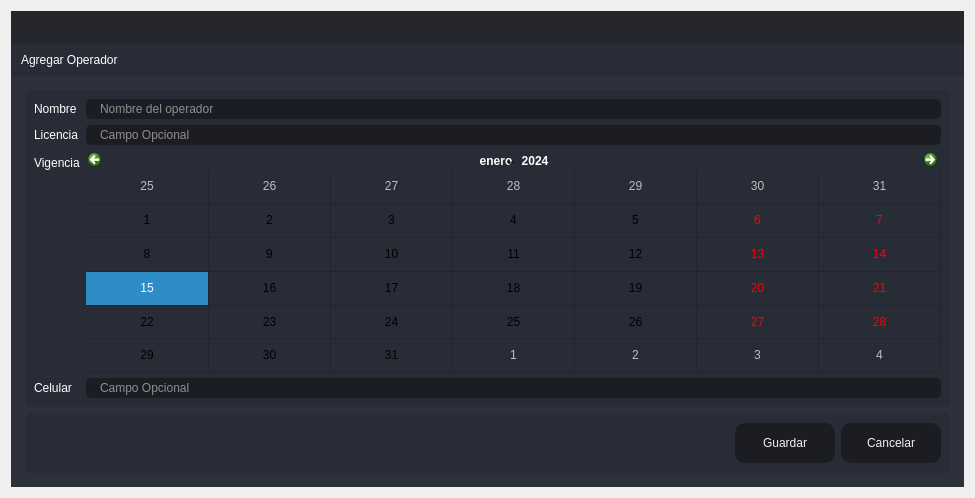
<?xml version="1.0" encoding="UTF-8"?>
<ui version="4.0">
 <class>Create_Cliente</class>
 <widget class="QDialog" name="Create_Cliente">
  <property name="windowModality">
   <enum>Qt::ApplicationModal</enum>
  </property>
  <property name="geometry">
   <rect>
    <x>0</x>
    <y>0</y>
    <width>975</width>
    <height>498</height>
   </rect>
  </property>
  <property name="windowTitle">
   <string>Agregar</string>
  </property>
  <layout class="QVBoxLayout" name="verticalLayout_6">
   <item>
    <widget class="QFrame" name="frame_main">
     <property name="styleSheet">
      <string notr="true">/* LINE EDIT */
QLineEdit {
	background-color: rgb(27, 29, 35);
	border-radius: 5px;
	border: 2px solid rgb(27, 29, 35);
	padding-left: 10px;
}
QLineEdit:hover {
	border: 2px solid rgb(64, 71, 88);
}
QLineEdit:focus {
	border: 2px solid rgb(91, 101, 124);
}

/* SCROLL BARS */
QScrollBar:horizontal {
    border: none;
    background: rgb(52, 59, 72);
    height: 14px;
    margin: 0px 21px 0 21px;
	border-radius: 0px;
}
QScrollBar::handle:horizontal {
    background: rgb(85, 170, 255);
    min-width: 25px;
	border-radius: 7px
}
QScrollBar::add-line:horizontal {
    border: none;
    background: rgb(55, 63, 77);
    width: 20px;
	border-top-right-radius: 7px;
    border-bottom-right-radius: 7px;
    subcontrol-position: right;
    subcontrol-origin: margin;
}
QScrollBar::sub-line:horizontal {
    border: none;
    background: rgb(55, 63, 77);
    width: 20px;
	border-top-left-radius: 7px;
    border-bottom-left-radius: 7px;
    subcontrol-position: left;
    subcontrol-origin: margin;
}
QScrollBar::up-arrow:horizontal, QScrollBar::down-arrow:horizontal
{
     background: none;
}
QScrollBar::add-page:horizontal, QScrollBar::sub-page:horizontal
{
     background: none;
}
 QScrollBar:vertical {
	border: none;
    background: rgb(52, 59, 72);
    width: 14px;
    margin: 21px 0 21px 0;
	border-radius: 0px;
 }
 QScrollBar::handle:vertical {	
	background: rgb(85, 170, 255);
    min-height: 25px;
	border-radius: 7px
 }
 QScrollBar::add-line:vertical {
     border: none;
    background: rgb(55, 63, 77);
     height: 20px;
	border-bottom-left-radius: 7px;
    border-bottom-right-radius: 7px;
     subcontrol-position: bottom;
     subcontrol-origin: margin;
 }
 QScrollBar::sub-line:vertical {
	border: none;
    background: rgb(55, 63, 77);
     height: 20px;
	border-top-left-radius: 7px;
    border-top-right-radius: 7px;
     subcontrol-position: top;
     subcontrol-origin: margin;
 }
 QScrollBar::up-arrow:vertical, QScrollBar::down-arrow:vertical {
     background: none;
 }

 QScrollBar::add-page:vertical, QScrollBar::sub-page:vertical {
     background: none;
 }

/* CHECKBOX */
QCheckBox::indicator {
    border: 3px solid rgb(52, 59, 72);
	width: 15px;
	height: 15px;
	border-radius: 10px;
    background: rgb(44, 49, 60);
}
QCheckBox::indicator:hover {
    border: 3px solid rgb(58, 66, 81);
}
QCheckBox::indicator:checked {
    background: 3px solid rgb(52, 59, 72);
	border: 3px solid rgb(52, 59, 72);	
	background-image: url(:/16x16/icons/16x16/cil-check-alt.png);
}

/* RADIO BUTTON */
QRadioButton::indicator {
    border: 3px solid rgb(52, 59, 72);
	width: 15px;
	height: 15px;
	border-radius: 10px;
    background: rgb(44, 49, 60);
}
QRadioButton::indicator:hover {
    border: 3px solid rgb(58, 66, 81);
}
QRadioButton::indicator:checked {
    background: 3px solid rgb(94, 106, 130);
	border: 3px solid rgb(52, 59, 72);	
}

/* COMBOBOX */
QComboBox{
	background-color: rgb(27, 29, 35);
	border-radius: 5px;
	border: 2px solid rgb(27, 29, 35);
	padding: 5px;
	padding-left: 10px;
}
QComboBox:hover{
	border: 2px solid rgb(64, 71, 88);
}
QComboBox::drop-down {
	subcontrol-origin: padding;
	subcontrol-position: top right;
	width: 25px; 
	border-left-width: 3px;
	border-left-color: rgba(39, 44, 54, 150);
	border-left-style: solid;
	border-top-right-radius: 3px;
	border-bottom-right-radius: 3px;	
	background-image: url(:/16x16/icons/16x16/cil-arrow-bottom.png);
	background-position: center;
	background-repeat: no-reperat;
 }
QComboBox QAbstractItemView {
	color: rgb(85, 170, 255);	
	background-color: rgb(27, 29, 35);
	padding: 10px;
	selection-background-color: rgb(39, 44, 54);
}

/* SLIDERS */
QSlider::groove:horizontal {
    border-radius: 9px;
    height: 18px;
	margin: 0px;
	background-color: rgb(52, 59, 72);
}
QSlider::groove:horizontal:hover {
	background-color: rgb(55, 62, 76);
}
QSlider::handle:horizontal {
    background-color: rgb(85, 170, 255);
    border: none;
    height: 18px;
    width: 18px;
    margin: 0px;
	border-radius: 9px;
}
QSlider::handle:horizontal:hover {
    background-color: rgb(105, 180, 255);
}
QSlider::handle:horizontal:pressed {
    background-color: rgb(65, 130, 195);
}

QSlider::groove:vertical {
    border-radius: 9px;
    width: 18px;
    margin: 0px;
	background-color: rgb(52, 59, 72);
}
QSlider::groove:vertical:hover {
	background-color: rgb(55, 62, 76);
}
QSlider::handle:vertical {
    background-color: rgb(85, 170, 255);
	border: none;
    height: 18px;
    width: 18px;
    margin: 0px;
	border-radius: 9px;
}
QSlider::handle:vertical:hover {
    background-color: rgb(105, 180, 255);
}
QSlider::handle:vertical:pressed {
    background-color: rgb(65, 130, 195);
}

</string>
     </property>
     <property name="frameShape">
      <enum>QFrame::NoFrame</enum>
     </property>
     <property name="frameShadow">
      <enum>QFrame::Raised</enum>
     </property>
     <layout class="QVBoxLayout" name="verticalLayout">
      <property name="spacing">
       <number>0</number>
      </property>
      <property name="leftMargin">
       <number>0</number>
      </property>
      <property name="topMargin">
       <number>0</number>
      </property>
      <property name="rightMargin">
       <number>0</number>
      </property>
      <property name="bottomMargin">
       <number>0</number>
      </property>
      <item>
       <widget class="QFrame" name="frame_top">
        <property name="minimumSize">
         <size>
          <width>0</width>
          <height>65</height>
         </size>
        </property>
        <property name="maximumSize">
         <size>
          <width>16777215</width>
          <height>65</height>
         </size>
        </property>
        <property name="styleSheet">
         <string notr="true">background-color: transparent;</string>
        </property>
        <property name="frameShape">
         <enum>QFrame::NoFrame</enum>
        </property>
        <property name="frameShadow">
         <enum>QFrame::Raised</enum>
        </property>
        <layout class="QHBoxLayout" name="horizontalLayout_3">
         <property name="spacing">
          <number>0</number>
         </property>
         <property name="leftMargin">
          <number>0</number>
         </property>
         <property name="topMargin">
          <number>0</number>
         </property>
         <property name="rightMargin">
          <number>0</number>
         </property>
         <property name="bottomMargin">
          <number>0</number>
         </property>
         <item>
          <widget class="QFrame" name="frame_toggle">
           <property name="maximumSize">
            <size>
             <width>70</width>
             <height>16777215</height>
            </size>
           </property>
           <property name="styleSheet">
            <string notr="true">background-color: rgb(27, 29, 35);</string>
           </property>
           <property name="frameShape">
            <enum>QFrame::NoFrame</enum>
           </property>
           <property name="frameShadow">
            <enum>QFrame::Raised</enum>
           </property>
           <layout class="QVBoxLayout" name="verticalLayout_3">
            <property name="spacing">
             <number>0</number>
            </property>
            <property name="leftMargin">
             <number>0</number>
            </property>
            <property name="topMargin">
             <number>0</number>
            </property>
            <property name="rightMargin">
             <number>0</number>
            </property>
            <property name="bottomMargin">
             <number>0</number>
            </property>
           </layout>
          </widget>
         </item>
         <item>
          <widget class="QFrame" name="frame_top_right">
           <property name="styleSheet">
            <string notr="true">background: transparent;</string>
           </property>
           <property name="frameShape">
            <enum>QFrame::NoFrame</enum>
           </property>
           <property name="frameShadow">
            <enum>QFrame::Raised</enum>
           </property>
           <layout class="QVBoxLayout" name="verticalLayout_2">
            <property name="spacing">
             <number>0</number>
            </property>
            <property name="leftMargin">
             <number>0</number>
            </property>
            <property name="topMargin">
             <number>0</number>
            </property>
            <property name="rightMargin">
             <number>0</number>
            </property>
            <property name="bottomMargin">
             <number>0</number>
            </property>
            <item>
             <widget class="QFrame" name="frame_top_btns">
              <property name="maximumSize">
               <size>
                <width>16777215</width>
                <height>42</height>
               </size>
              </property>
              <property name="styleSheet">
               <string notr="true">background-color: rgba(27, 29, 35, 200)</string>
              </property>
              <property name="frameShape">
               <enum>QFrame::NoFrame</enum>
              </property>
              <property name="frameShadow">
               <enum>QFrame::Raised</enum>
              </property>
              <layout class="QHBoxLayout" name="horizontalLayout_4">
               <property name="spacing">
                <number>0</number>
               </property>
               <property name="leftMargin">
                <number>0</number>
               </property>
               <property name="topMargin">
                <number>0</number>
               </property>
               <property name="rightMargin">
                <number>0</number>
               </property>
               <property name="bottomMargin">
                <number>0</number>
               </property>
               <item>
                <widget class="QFrame" name="frame_label_top_btns">
                 <property name="sizePolicy">
                  <sizepolicy hsizetype="Expanding" vsizetype="Preferred">
                   <horstretch>0</horstretch>
                   <verstretch>0</verstretch>
                  </sizepolicy>
                 </property>
                 <property name="frameShape">
                  <enum>QFrame::NoFrame</enum>
                 </property>
                 <property name="frameShadow">
                  <enum>QFrame::Raised</enum>
                 </property>
                 <layout class="QHBoxLayout" name="horizontalLayout_10">
                  <property name="spacing">
                   <number>0</number>
                  </property>
                  <property name="leftMargin">
                   <number>5</number>
                  </property>
                  <property name="topMargin">
                   <number>0</number>
                  </property>
                  <property name="rightMargin">
                   <number>10</number>
                  </property>
                  <property name="bottomMargin">
                   <number>0</number>
                  </property>
                 </layout>
                </widget>
               </item>
               <item alignment="Qt::AlignRight">
                <widget class="QFrame" name="frame_btns_right">
                 <property name="sizePolicy">
                  <sizepolicy hsizetype="Expanding" vsizetype="Preferred">
                   <horstretch>0</horstretch>
                   <verstretch>0</verstretch>
                  </sizepolicy>
                 </property>
                 <property name="maximumSize">
                  <size>
                   <width>120</width>
                   <height>16777215</height>
                  </size>
                 </property>
                 <property name="frameShape">
                  <enum>QFrame::NoFrame</enum>
                 </property>
                 <property name="frameShadow">
                  <enum>QFrame::Raised</enum>
                 </property>
                 <layout class="QHBoxLayout" name="horizontalLayout_5">
                  <property name="spacing">
                   <number>0</number>
                  </property>
                  <property name="leftMargin">
                   <number>0</number>
                  </property>
                  <property name="topMargin">
                   <number>0</number>
                  </property>
                  <property name="rightMargin">
                   <number>0</number>
                  </property>
                  <property name="bottomMargin">
                   <number>0</number>
                  </property>
                 </layout>
                </widget>
               </item>
              </layout>
             </widget>
            </item>
            <item>
             <widget class="QFrame" name="frame_top_info">
              <property name="maximumSize">
               <size>
                <width>16777215</width>
                <height>65</height>
               </size>
              </property>
              <property name="styleSheet">
               <string notr="true">background-color: rgb(39, 44, 54);</string>
              </property>
              <property name="frameShape">
               <enum>QFrame::NoFrame</enum>
              </property>
              <property name="frameShadow">
               <enum>QFrame::Raised</enum>
              </property>
              <layout class="QHBoxLayout" name="horizontalLayout_8">
               <property name="spacing">
                <number>0</number>
               </property>
               <property name="leftMargin">
                <number>10</number>
               </property>
               <property name="topMargin">
                <number>0</number>
               </property>
               <property name="rightMargin">
                <number>10</number>
               </property>
               <property name="bottomMargin">
                <number>0</number>
               </property>
               <item>
                <widget class="QLabel" name="label">
                 <property name="styleSheet">
                  <string notr="true">font: 75 16pt &quot;MS Shell Dlg 2&quot;;
color: rgb(255, 255, 255);</string>
                 </property>
                 <property name="text">
                  <string>Agregar Operador</string>
                 </property>
                </widget>
               </item>
              </layout>
             </widget>
            </item>
           </layout>
          </widget>
         </item>
        </layout>
       </widget>
      </item>
      <item>
       <widget class="QFrame" name="frame_center">
        <property name="sizePolicy">
         <sizepolicy hsizetype="Expanding" vsizetype="Expanding">
          <horstretch>0</horstretch>
          <verstretch>0</verstretch>
         </sizepolicy>
        </property>
        <property name="styleSheet">
         <string notr="true">background-color: rgb(40, 44, 52);</string>
        </property>
        <property name="frameShape">
         <enum>QFrame::NoFrame</enum>
        </property>
        <property name="frameShadow">
         <enum>QFrame::Raised</enum>
        </property>
        <layout class="QHBoxLayout" name="horizontalLayout_2">
         <property name="spacing">
          <number>0</number>
         </property>
         <property name="leftMargin">
          <number>0</number>
         </property>
         <property name="topMargin">
          <number>0</number>
         </property>
         <property name="rightMargin">
          <number>0</number>
         </property>
         <property name="bottomMargin">
          <number>0</number>
         </property>
         <item>
          <widget class="QFrame" name="frame_content_right">
           <property name="styleSheet">
            <string notr="true">background-color: rgb(44, 49, 60);</string>
           </property>
           <property name="frameShape">
            <enum>QFrame::NoFrame</enum>
           </property>
           <property name="frameShadow">
            <enum>QFrame::Raised</enum>
           </property>
           <layout class="QVBoxLayout" name="verticalLayout_4">
            <property name="spacing">
             <number>0</number>
            </property>
            <property name="leftMargin">
             <number>0</number>
            </property>
            <property name="topMargin">
             <number>0</number>
            </property>
            <property name="rightMargin">
             <number>0</number>
            </property>
            <property name="bottomMargin">
             <number>0</number>
            </property>
            <item>
             <widget class="QFrame" name="frame_content">
              <property name="frameShape">
               <enum>QFrame::NoFrame</enum>
              </property>
              <property name="frameShadow">
               <enum>QFrame::Raised</enum>
              </property>
              <layout class="QVBoxLayout" name="verticalLayout_9">
               <property name="spacing">
                <number>0</number>
               </property>
               <property name="leftMargin">
                <number>5</number>
               </property>
               <property name="topMargin">
                <number>5</number>
               </property>
               <property name="rightMargin">
                <number>5</number>
               </property>
               <property name="bottomMargin">
                <number>5</number>
               </property>
               <item>
                <widget class="QStackedWidget" name="stackedWidget">
                 <property name="styleSheet">
                  <string notr="true">background: transparent;</string>
                 </property>
                 <property name="currentIndex">
                  <number>0</number>
                 </property>
                 <widget class="QWidget" name="page_home">
                  <layout class="QVBoxLayout" name="verticalLayout_10">
                   <item>
                    <widget class="QFrame" name="frame">
                     <property name="styleSheet">
                      <string notr="true">background-color: rgb(39, 44, 54);
border-radius: 5px;</string>
                     </property>
                     <property name="frameShape">
                      <enum>QFrame::StyledPanel</enum>
                     </property>
                     <property name="frameShadow">
                      <enum>QFrame::Raised</enum>
                     </property>
                     <layout class="QVBoxLayout" name="verticalLayout_5">
                      <item>
                       <layout class="QFormLayout" name="formLayout_2">
                        <item row="0" column="0">
                         <widget class="QLabel" name="label_3">
                          <property name="styleSheet">
                           <string notr="true">font: 75 12pt &quot;MS Shell Dlg 2&quot;;
color: rgb(255, 255, 255);</string>
                          </property>
                          <property name="text">
                           <string>Nombre</string>
                          </property>
                         </widget>
                        </item>
                        <item row="0" column="1">
                         <widget class="QLineEdit" name="lineEditChofer">
                          <property name="styleSheet">
                           <string notr="true">QLineEdit {
	background-color: rgb(27, 29, 35);
	border-radius: 5px;
	border: 2px solid rgb(27, 29, 35);
	padding-left: 10px;
	font: 75 12pt &quot;MS Shell Dlg 2&quot;;
	color: rgb(255, 255, 255);
}
QLineEdit:hover {
	border: 2px solid rgb(64, 71, 88);
}
QLineEdit:focus {
	border: 2px solid rgb(91, 101, 124);
}</string>
                          </property>
                          <property name="placeholderText">
                           <string>Nombre del operador</string>
                          </property>
                         </widget>
                        </item>
                        <item row="1" column="0">
                         <widget class="QLabel" name="label_4">
                          <property name="styleSheet">
                           <string notr="true">font: 75 12pt &quot;MS Shell Dlg 2&quot;;
color: rgb(255, 255, 255);</string>
                          </property>
                          <property name="text">
                           <string>Licencia</string>
                          </property>
                         </widget>
                        </item>
                        <item row="1" column="1">
                         <widget class="QLineEdit" name="lineEditLicencia">
                          <property name="styleSheet">
                           <string notr="true">QLineEdit {
	background-color: rgb(27, 29, 35);
	border-radius: 5px;
	border: 2px solid rgb(27, 29, 35);
	padding-left: 10px;
	font: 75 12pt &quot;MS Shell Dlg 2&quot;;
	color: rgb(255, 255, 255);
}
QLineEdit:hover {
	border: 2px solid rgb(64, 71, 88);
}
QLineEdit:focus {
	border: 2px solid rgb(91, 101, 124);
}</string>
                          </property>
                          <property name="placeholderText">
                           <string>Campo Opcional</string>
                          </property>
                         </widget>
                        </item>
                        <item row="2" column="0">
                         <widget class="QLabel" name="label_2">
                          <property name="styleSheet">
                           <string notr="true">font: 75 12pt &quot;MS Shell Dlg 2&quot;;
color: rgb(255, 255, 255);</string>
                          </property>
                          <property name="text">
                           <string>Vigencia</string>
                          </property>
                         </widget>
                        </item>
                        <item row="2" column="1">
                         <widget class="QCalendarWidget" name="vigenciadate">
                          <property name="locale">
                           <locale language="Spanish" country="Mexico"/>
                          </property>
                          <property name="firstDayOfWeek">
                           <enum>Qt::Monday</enum>
                          </property>
                          <property name="gridVisible">
                           <bool>true</bool>
                          </property>
                          <property name="selectionMode">
                           <enum>QCalendarWidget::SingleSelection</enum>
                          </property>
                          <property name="horizontalHeaderFormat">
                           <enum>QCalendarWidget::NoHorizontalHeader</enum>
                          </property>
                          <property name="verticalHeaderFormat">
                           <enum>QCalendarWidget::NoVerticalHeader</enum>
                          </property>
                          <property name="navigationBarVisible">
                           <bool>true</bool>
                          </property>
                          <property name="dateEditEnabled">
                           <bool>true</bool>
                          </property>
                         </widget>
                        </item>
                        <item row="3" column="0">
                         <widget class="QLabel" name="label_5">
                          <property name="styleSheet">
                           <string notr="true">font: 75 12pt &quot;MS Shell Dlg 2&quot;;
color: rgb(255, 255, 255);</string>
                          </property>
                          <property name="text">
                           <string>Celular</string>
                          </property>
                         </widget>
                        </item>
                        <item row="3" column="1">
                         <widget class="QLineEdit" name="lineEditCelular">
                          <property name="styleSheet">
                           <string notr="true">QLineEdit {
	background-color: rgb(27, 29, 35);
	border-radius: 5px;
	border: 2px solid rgb(27, 29, 35);
	padding-left: 10px;
	font: 75 12pt &quot;MS Shell Dlg 2&quot;;
	color: rgb(255, 255, 255);
}
QLineEdit:hover {
	border: 2px solid rgb(64, 71, 88);
}
QLineEdit:focus {
	border: 2px solid rgb(91, 101, 124);
}</string>
                          </property>
                          <property name="placeholderText">
                           <string>Campo Opcional</string>
                          </property>
                         </widget>
                        </item>
                       </layout>
                      </item>
                     </layout>
                    </widget>
                   </item>
                   <item>
                    <widget class="QFrame" name="frame_2">
                     <property name="minimumSize">
                      <size>
                       <width>0</width>
                       <height>60</height>
                      </size>
                     </property>
                     <property name="maximumSize">
                      <size>
                       <width>16777215</width>
                       <height>60</height>
                      </size>
                     </property>
                     <property name="styleSheet">
                      <string notr="true">background-color: rgb(39, 44, 54);
border-radius: 5px;</string>
                     </property>
                     <property name="frameShape">
                      <enum>QFrame::StyledPanel</enum>
                     </property>
                     <property name="frameShadow">
                      <enum>QFrame::Raised</enum>
                     </property>
                     <layout class="QHBoxLayout" name="horizontalLayout_9">
                      <item>
                       <layout class="QGridLayout" name="gridLayout">
                        <item row="0" column="0">
                         <spacer name="horizontalSpacer">
                          <property name="orientation">
                           <enum>Qt::Horizontal</enum>
                          </property>
                          <property name="sizeHint" stdset="0">
                           <size>
                            <width>40</width>
                            <height>20</height>
                           </size>
                          </property>
                         </spacer>
                        </item>
                        <item row="0" column="1">
                         <widget class="QPushButton" name="btnAgregar">
                          <property name="minimumSize">
                           <size>
                            <width>100</width>
                            <height>40</height>
                           </size>
                          </property>
                          <property name="styleSheet">
                           <string notr="true">QPushButton {
	border-color: rgb(27, 29, 35);
	font: 75 10pt &quot;MS Shell Dlg 2&quot;;
	color: rgb(240, 240, 240);
	background-color: rgb(27, 29, 35);
	border: 0px solid;
	border-radius: 10px;	
}
QPushButton:hover {
	background-color:rgb(44, 49, 60);
	border-color: rgb(27, 29, 35);
	border: 2px solid;
}</string>
                          </property>
                          <property name="text">
                           <string>Guardar</string>
                          </property>
                         </widget>
                        </item>
                        <item row="0" column="2">
                         <widget class="QPushButton" name="btnCancelar">
                          <property name="minimumSize">
                           <size>
                            <width>100</width>
                            <height>40</height>
                           </size>
                          </property>
                          <property name="styleSheet">
                           <string notr="true">QPushButton {
	border-color: rgb(27, 29, 35);
	font: 75 10pt &quot;MS Shell Dlg 2&quot;;
	color: rgb(240, 240, 240);
	background-color: rgb(27, 29, 35);
	border: 0px solid;
	border-radius: 10px;	
}
QPushButton:hover {
	background-color:rgb(44, 49, 60);
	border-color: rgb(27, 29, 35);
	border: 2px solid;
}</string>
                          </property>
                          <property name="text">
                           <string>Cancelar</string>
                          </property>
                         </widget>
                        </item>
                       </layout>
                      </item>
                     </layout>
                    </widget>
                   </item>
                  </layout>
                 </widget>
                </widget>
               </item>
              </layout>
             </widget>
            </item>
           </layout>
          </widget>
         </item>
        </layout>
       </widget>
      </item>
     </layout>
    </widget>
   </item>
  </layout>
 </widget>
 <resources/>
 <connections/>
</ui>
